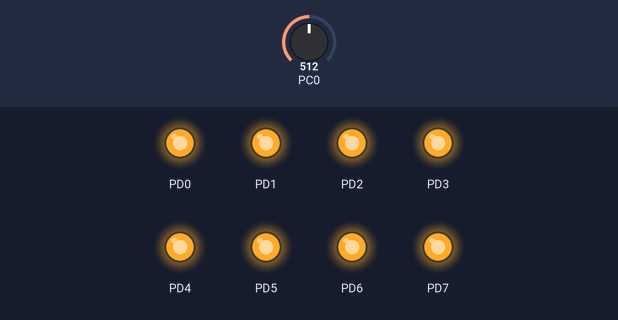
The program below on a simulated ATmega328P, built with avr-gcc and emulated at 16 MHz. Shown: output pins drawn as LEDs (lit = HIGH). Inputs (shaded band) come from the test bench; at power-on: PC0 = 512.

Above: at 0.1 s.
Timing chart, 0 to 1.6 s (numbered marks = the images above):
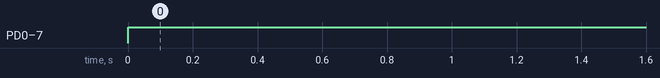

The program:

main.c
```c
/*
 * ADC_potentiometer_led_count.c
 *
 * Created: 2020-12-08 오후 8:19:41
 * Author : PROCESSOR
 */
#define F_CPU 16000000L
#include <avr/io.h>
#include <util/delay.h>

void ADC_INIT(unsigned char channel) {
	ADMUX |= 0x40;
	ADCSRA |= 0x07;
	ADCSRA |= (1 << ADEN);
	ADCSRA |= (1 << ADATE);
	ADMUX |= ((ADMUX & 0xE0) | channel);
	ADCSRA |= (1 << ADSC);
}

int read_ADC(void) {
	while(!(ADCSRA & (1 << ADIF)));

	return ADC;
}

void PORT_INIT(void) {
	DDRD = 0xFF;
	PORTD = 0xFF;
}
int main(void)
{
    int value;
	uint8_t on_off;

	ADC_INIT(0);
	PORT_INIT();

	while (1)
    {
		value = read_ADC() >> 7;

		on_off = 0;
		for(int i = 0; i <= value ; i++) {
			on_off |= (0x01 << i);
		}
    }
	PORTD = ~on_off;
}
```

UART.c
```c
/*
 * UART.c
 *
 * Created: 2020-12-08 오후 2:51:06
 * Author : PROCESSOR
 */
#define F_CPU 16000000L
#include <avr/io.h>
#include <util/delay.h>
#include "UART.h"

void UART_INIT(void) {
	UCSR0A |= _BV(U2X0);

	UBRR0H = 0x00;
	UBRR0L = 207;

	UCSR0C |= 0x06;

	UCSR0B |= _BV(RXEN0);
	UCSR0B |= _BV(TXEN0);
}

unsigned char UART_receive(void) {
	while( !(UCSR0A & (1<<RXC0)));
	return UDR0;
}

void UART_transmit(unsigned char data) {
	while( !(UCSR0A & (1<<UDRE0)));
	UDR0 = data;
}

void UART_printString(char *str) {
	for(int i = 0; str[i]; i++) {
		UART_transmit(str[i]);
	}
}

void UART_print8bitNumber(uint8_t no) {
	char numString[4] = "0";
	int i, index = 0;

	if(no>0) {
		for(i = 0; no != 0; i++ ) {
			numString[i] = no % 10 + '\0';
			no = no /10;
		}
		numString[i] = '\0';
		index = i -1;
	}

	for(i = index; i >= 0; i--) {
		UART_transmit(numString[i]);
	}
}

void UART_print16bitNumber(uint16_t no) {
	char numString[6] = "0";
	int i, index = 0;

	if(no>0) {
		for(i = 0; no != 0; i++ ) {
			numString[i] = no % 10 + '\0';
			no = no /10;
		}
		numString[i] = '\0';
		index = i -1;
	}

	for(i = index; i >= 0; i--) {
		UART_transmit(numString[i]);
	}
}

void UART_print32bitNumber(uint32_t no) {
	char numString[11] = "0";
	int i, index = 0;

	if(no>0) {
		for(i = 0; no != 0; i++ ) {
			numString[i] = no % 10 + '\0';
			no = no /10;
		}
		numString[i] = '\0';
		index = i -1;
	}

	for(i = index; i >= 0; i--) {
		UART_transmit(numString[i]);
	}
}
```

UART.h
```c
/*
 * UART.h
 *
 * Created: 2020-12-08 오후 3:01:33
 *  Author: PROCESSOR
 */


#ifndef UART_H_
#define UART_H_

#include <avr/io.h>

void UART_INIT(void);
unsigned char UART_receive(void);
void UART_transmit(unsigned char data);
void UART_printString(char *str);
void UART_print8bitNumber(uint8_t no);
void UART_print16bitNumber(uint16_t no);
void UART_print32bitNumber(uint32_t no);

#endif /* UART_H_ */
```

Measured:
- by itself, PD0–7: LOW → HIGH at 0.00 s
